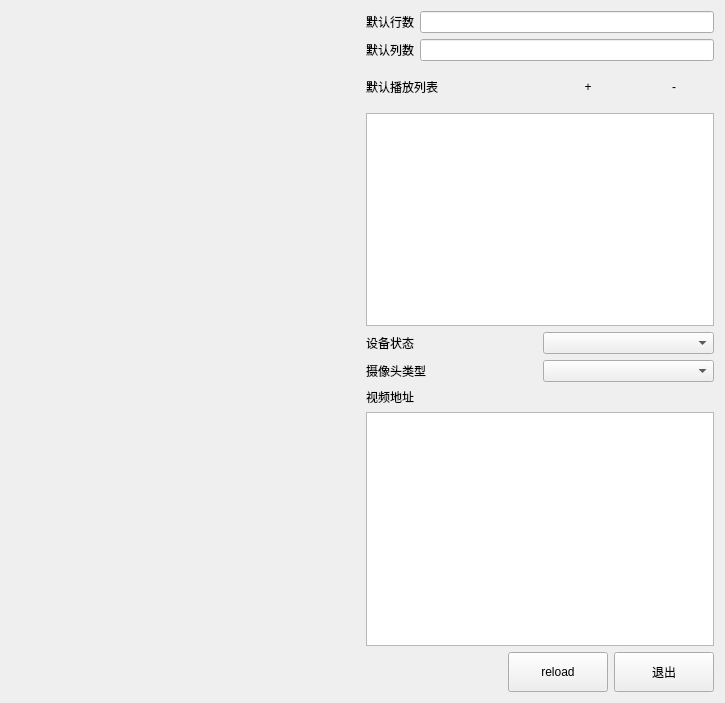
<?xml version="1.0" encoding="UTF-8"?>
<ui version="4.0">
 <class>mainWidget</class>
 <widget class="QWidget" name="mainWidget">
  <property name="geometry">
   <rect>
    <x>0</x>
    <y>0</y>
    <width>725</width>
    <height>703</height>
   </rect>
  </property>
  <property name="windowTitle">
   <string>Form</string>
  </property>
  <layout class="QVBoxLayout" name="verticalLayout_4">
   <item>
    <layout class="QHBoxLayout" name="horizontalLayout_3" stretch="1,1">
     <item>
      <widget class="TreeVideoWidget" name="treeView" native="true"/>
     </item>
     <item>
      <layout class="QVBoxLayout" name="verticalLayout_3">
       <item>
        <layout class="QVBoxLayout" name="verticalLayout">
         <item>
          <layout class="QGridLayout" name="gridLayout_2">
           <item row="0" column="0">
            <widget class="QLabel" name="label_4">
             <property name="text">
              <string>默认行数</string>
             </property>
            </widget>
           </item>
           <item row="0" column="1">
            <widget class="QLineEdit" name="lineEdit"/>
           </item>
           <item row="1" column="0">
            <widget class="QLabel" name="label_5">
             <property name="text">
              <string>默认列数</string>
             </property>
            </widget>
           </item>
           <item row="1" column="1">
            <widget class="QLineEdit" name="lineEdit_2"/>
           </item>
          </layout>
         </item>
         <item>
          <layout class="QHBoxLayout" name="horizontalLayout_2">
           <item>
            <widget class="QLabel" name="label_6">
             <property name="text">
              <string>默认播放列表</string>
             </property>
            </widget>
           </item>
           <item>
            <spacer name="horizontalSpacer_2">
             <property name="orientation">
              <enum>Qt::Horizontal</enum>
             </property>
             <property name="sizeHint" stdset="0">
              <size>
               <width>37</width>
               <height>17</height>
              </size>
             </property>
            </spacer>
           </item>
           <item>
            <widget class="QPushButton" name="pushButton_add_defatult_video_url">
             <property name="minimumSize">
              <size>
               <width>40</width>
               <height>40</height>
              </size>
             </property>
             <property name="text">
              <string>+</string>
             </property>
             <property name="flat">
              <bool>true</bool>
             </property>
            </widget>
           </item>
           <item>
            <widget class="QPushButton" name="pushButton_sub_defatult_video_url">
             <property name="minimumSize">
              <size>
               <width>40</width>
               <height>40</height>
              </size>
             </property>
             <property name="text">
              <string>-</string>
             </property>
             <property name="flat">
              <bool>true</bool>
             </property>
            </widget>
           </item>
          </layout>
         </item>
         <item>
          <widget class="QTableView" name="tableView"/>
         </item>
        </layout>
       </item>
       <item>
        <layout class="QVBoxLayout" name="verticalLayout_2">
         <item>
          <layout class="QGridLayout" name="gridLayout">
           <item row="0" column="0">
            <widget class="QLabel" name="label_2">
             <property name="text">
              <string>设备状态</string>
             </property>
            </widget>
           </item>
           <item row="0" column="1">
            <widget class="QComboBox" name="comboBox_state"/>
           </item>
           <item row="1" column="0">
            <widget class="QLabel" name="label_3">
             <property name="text">
              <string>摄像头类型</string>
             </property>
            </widget>
           </item>
           <item row="1" column="1">
            <widget class="QComboBox" name="comboBox_type"/>
           </item>
          </layout>
         </item>
         <item>
          <widget class="QLabel" name="label">
           <property name="text">
            <string>视频地址</string>
           </property>
          </widget>
         </item>
         <item>
          <widget class="QPlainTextEdit" name="plainTextEdit_url"/>
         </item>
        </layout>
       </item>
      </layout>
     </item>
    </layout>
   </item>
   <item>
    <layout class="QHBoxLayout" name="horizontalLayout">
     <item>
      <spacer name="horizontalSpacer">
       <property name="orientation">
        <enum>Qt::Horizontal</enum>
       </property>
       <property name="sizeHint" stdset="0">
        <size>
         <width>40</width>
         <height>20</height>
        </size>
       </property>
      </spacer>
     </item>
     <item>
      <widget class="QPushButton" name="pushButton_reload">
       <property name="minimumSize">
        <size>
         <width>100</width>
         <height>40</height>
        </size>
       </property>
       <property name="text">
        <string>reload</string>
       </property>
      </widget>
     </item>
     <item>
      <widget class="QPushButton" name="pushButton_exit">
       <property name="minimumSize">
        <size>
         <width>100</width>
         <height>40</height>
        </size>
       </property>
       <property name="text">
        <string>退出</string>
       </property>
      </widget>
     </item>
    </layout>
   </item>
  </layout>
 </widget>
 <customwidgets>
  <customwidget>
   <class>TreeVideoWidget</class>
   <extends>QWidget</extends>
   <header>src/treevideowidget.h</header>
   <container>1</container>
  </customwidget>
 </customwidgets>
 <resources/>
 <connections/>
</ui>
